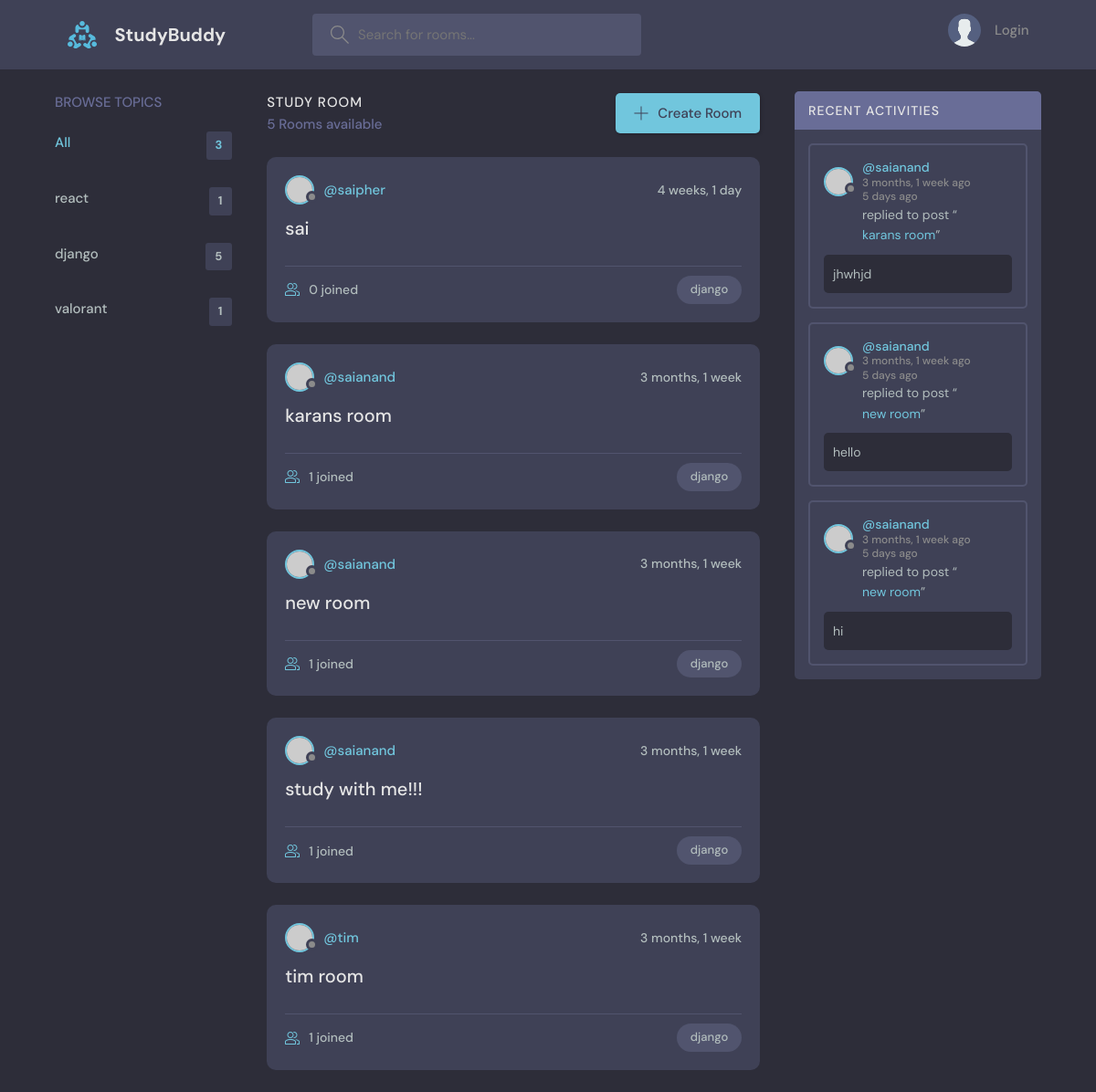
/?q=django, run on the app's committed database.
### base/models.py (models this page shows, shortened)
class Topic(models.Model):
    name = models.CharField(max_length=200)

class Room(models.Model):
    host = models.ForeignKey(User,on_delete=models.SET_NULL ,null = True)
    participants = models.ManyToManyField(User,related_name='participants',blank=True)
    name = models.CharField(max_length=200)
    topic = models.ForeignKey(Topic,on_delete=models.SET_NULL , null = True)
    description = models.TextField(null = True, blank = True)
    updated = models.DateTimeField( auto_now=True)
    created =  models.DateTimeField( auto_now_add=True)
    class Meta:
        ordering = ['-updated','-created']
    def __str__(self):
        return self.name

class Message(models.Model):
    user = models.ForeignKey(User,on_delete=models.CASCADE)
    room = models.ForeignKey(Room, on_delete=models.CASCADE)
    body = models.TextField()
    updated = models.DateTimeField( auto_now=True)
    created =  models.DateTimeField( auto_now_add=True)

### base/views.py (the view)
# urls.py: path('',views.home , name="home"),
def home(request):
    q = request.GET.get('q') if request.GET.get('q') != None else ''
    rooms = Room.objects.filter(
    Q(topic__name__icontains=q) |
    Q(name__icontains=q) |
    Q(description__icontains=q)
)
    room_count = rooms.count()
    topics = Topic.objects.all()
    room_messages = Message.objects.all().order_by('-created').filter(Q(room__topic__name__icontains=q))
    context = {'rooms':rooms,'topics':topics,'room_count':room_count,'room_messages':room_messages}
    return render(request,'base/home.html',context)

### base/templates/base/home.html (shortened to what this page needs)
{% extends "main.html" %}
{% block content %}
    <main class="layout layout--3">
      <div class="container">
        {% include 'base/topics.html' %}
        <div class="roomList">
          <div class="roomList__header">
            <div>
              <h2>Study Room</h2>
              <p>{{room_count}} Rooms available</p>
            </div>
            <a class="btn btn--main" href="{% url 'create-room' %}">
              <svg version="1.1" xmlns="http://www.w3.org/2000/svg" width="32" height="32" viewBox="0 0 32 32">
                <title>add</title>
                <path
                  d="M16.943 0.943h-1.885v14.115h-14.115v1.885h14.115v14.115h1.885v-14.115h14.115v-1.885h-14.115v-14.115z"
                ></path>
              </svg>
              Create Room
            </a>
          </div>
          {% include 'base/feed.html' %}
        </div>
         {% include 'base/activity.html' %}
      </div>
    </main>
  {% endblock content %}%}

### base/templates/base/topics.html (shortened to what this page needs)
<div class="topics">
    <div class="topics__header">
      <h2>Browse Topics</h2>
    </div>
    <ul class="topics__list">
      <li>
        <a href="{% url 'home' %}" class="active">All <span>{{topics.count}}</span></a>
      </li>
      {% for topic in topics %}
      <li>
        <a href="{% url 'home' %}?q={{ topic.name }}"> {{topic.name}} <span>{{topic.room_set.all.count}}</span></a>
      </li>
      {% endfor %}
    </ul>
  </div>

### base/templates/base/feed.html (shortened to what this page needs)
{% for room in rooms %}
<div class="roomListRoom">
    <div class="roomListRoom__header">
      <a href="{% url 'profile' room.host.id %}" class="roomListRoom__author">
        <div class="avatar avatar--small">
          <img src="https://randomuser.me/api/portraits/women/11.jpg" />
        </div>
        <span>@{{room.host.username}}</span>
      </a>
      <div class="roomListRoom__actions">
        <span>{{room.created| timesince}}</span>
      </div>
    </div>
    <div class="roomListRoom__content">
      <a href="/room/{{ room.id }}">{{room.name}}</a>
    </div>
    <div class="roomListRoom__meta">
      <a  href="/room/{{ room.id }}" class="roomListRoom__joined">
        {{room.participants.all.count}} joined
      </a>
      <p class="roomListRoom__topic">{{room.topic.name}}</p>
    </div>
  </div>
{% endfor %}

### base/templates/base/activity.html (shortened to what this page needs)
<div class="activities">
    <div class="activities__header">
      <h2>Recent Activities</h2>
    </div>
    {% for message in room_messages %}
    <div class="activities__box">
      <div class="activities__boxHeader roomListRoom__header">
        <a href="{% url 'profile' message.user.id %}" class="roomListRoom__author">
          <div class="avatar avatar--small">
            <img src="https://randomuser.me/api/portraits/women/11.jpg" />
          </div>
          <p>
            @{{message.user.username}}
            <span>{{ message.created | timesince }} ago</span>
            <span>5 days ago</span>
          </p>
        </a>
      </div>
      <div class="activities__boxContent">
        <p>replied to post “<a href="{% url 'room' message.room.id %}">{{message.room}}</a>”</p>
        <div class="activities__boxRoomContent">
         {{message.body}}
        </div>
      </div>
    </div>
    {% endfor %}
  </div>

### data on the page
Topic: name "react", room_set.all.count "1"
Topic: name "django", room_set.all.count "5"
Topic: name "valorant", room_set.all.count "1"
Room: host.username "saipher", created "4 weeks, 1 day", name "sai", participants.all.count "0", topic.name "django"
Room: host.username "saianand", created "3 months, 1 week", name "karans room", participants.all.count "1", topic.name "django"
Room: host.username "saianand", created "3 months, 1 week", name "new room", participants.all.count "1", topic.name "django"
Room: host.username "saianand", created "3 months, 1 week", name "study with me!!!", participants.all.count "1", topic.name "django"
Room: host.username "tim", created "3 months, 1 week", name "tim room", participants.all.count "1", topic.name "django"
Message: user.username "saianand", created "3 months, 1 week", room "karans room", body "jhwhjd"
Message: user.username "saianand", created "3 months, 1 week", room "new room", body "hello"
Message: user.username "saianand", created "3 months, 1 week", room "new room", body "hi"

### other printed values
{{ topics.count }} "3"
{{ room_count }} "5"
